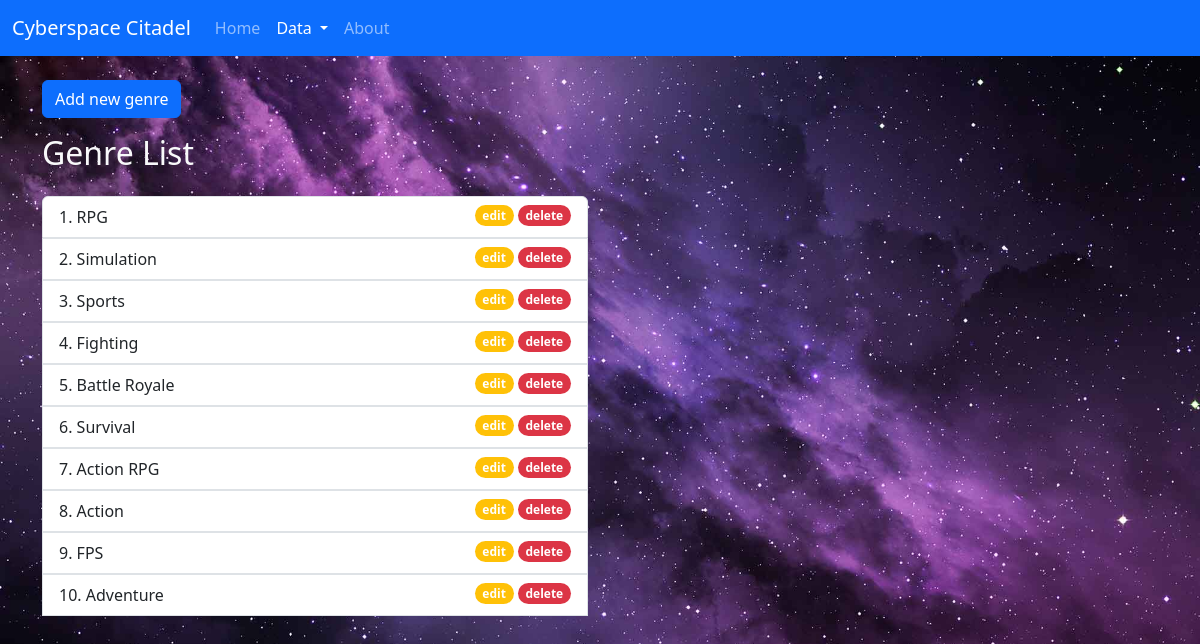
Screenshot of /genre.php with the database file from the repository.
### tables this page shows
CREATE TABLE `genre` (
  `genre_id` int(11) NOT NULL,
  `genre` varchar(30) NOT NULL
);

### genre.php (the view, shortened to what this page needs)
<?php
include("connection.php");
$genres = mysqli_query($conn, "SELECT * FROM `genre`");
?>
<!DOCTYPE html>
<html lang="en">
<head>
  <link href="https://cdn.jsdelivr.net/npm/bootstrap@5.3.2/dist/css/bootstrap.min.css" rel="stylesheet">
</head>
<body>
  <div>
    <nav class="navbar navbar-expand-lg bg-primary fixed-top mb-4" data-bs-theme="dark">
      <div class="container-fluid">
        <a class="navbar-brand" href="index.php">Cyberspace Citadel</a>
        <div class="collapse navbar-collapse" id="navbarNavDropdown">
          <ul class="navbar-nav">
            <li class="nav-item">
              <a class="nav-link" href="index.php">Home</a>
            </li>
            <li class="nav-item dropdown">
              <a class="nav-link dropdown-toggle active" href="#" role="button" data-bs-toggle="dropdown" aria-expanded="false">
                Data
              </a>
            </li>
            <li class="nav-item">
              <a class="nav-link" href="about.php">About</a>
            </li>
          </ul>
        </div>
      </div>
    </nav>
  </div>
  <div class="container content mb-5">
    <div class="row mb-3">
      <div class="col-lg-6">
        <button type="button" class="btn btn-primary" data-bs-toggle="modal" data-bs-target="#addGenreModal">
          Add new genre
        </button>
      </div>
    </div>
    <div class="row mb-3">
      <h2 class="text-light">Genre List</h2>
    </div>
    <div class="row">
      <div class="col-lg-6">
        <ul class="list-group list-group-numbered">
          <?php foreach ($genres as $genre) { ?>
            <li class="list-group-item">
              <?= $genre["genre"] ?>
              <a href="#" class="badge bg-danger rounded-pill float-end ms-1 link-underline link-underline-opacity-0" onclick="confirmDelete(<?= $genre['genre_id'] ?>)">delete</a>
              <a href="#editGenreModal<?= $genre['genre_id'] ?>" class="badge bg-warning rounded-pill float-end ms-1 link-underline link-underline-opacity-0" data-bs-toggle="modal" data-bs-target="#editGenreModal<?= $genre['genre_id'] ?>">edit</a>
            </li>
          <?php } ?>
        </ul>
      </div>
    </div>
  </div>
</body>
</html>

### genre.php (style rules this page uses)
body { background-image: url('img/background.jpg'); background-repeat: no-repeat; background-attachment: fixed; background-size: cover; }
.content { margin-top: 80px; }

### rows the page displays
genre: genre "RPG"
genre: genre "Simulation"
genre: genre "Sports"
genre: genre "Fighting"
genre: genre "Battle Royale"
genre: genre "Survival"
genre: genre "Action RPG"
genre: genre "Action"
genre: genre "FPS"
genre: genre "Adventure"
